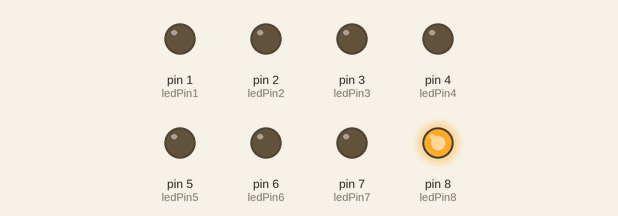
Recording of a sketch running on a simulated Arduino Uno, built with avr-gcc and run on an emulated ATmega328P. On the bench: output pins drawn as LEDs (lit = HIGH).

Above: at 0.2 s.
At 1.2 s:
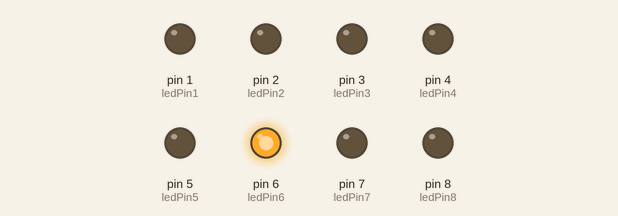
At 1.7 s:
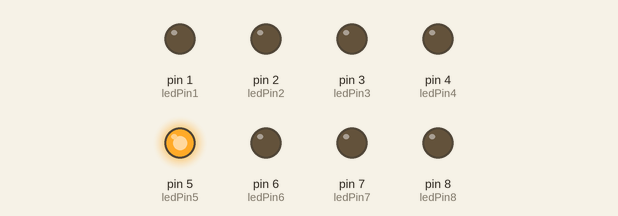
At 2.2 s:
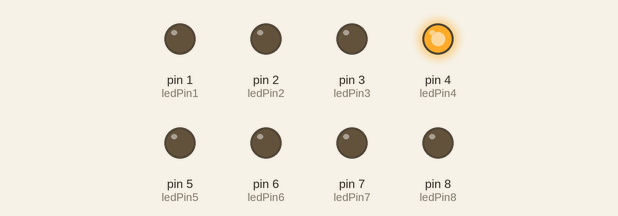
At 3.2 s:
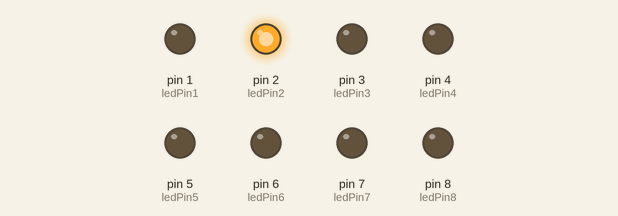
At 4.7 s:
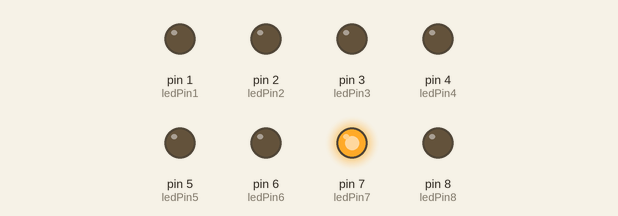
Timing chart, 0 to 5.2 s (numbered marks = the images above):
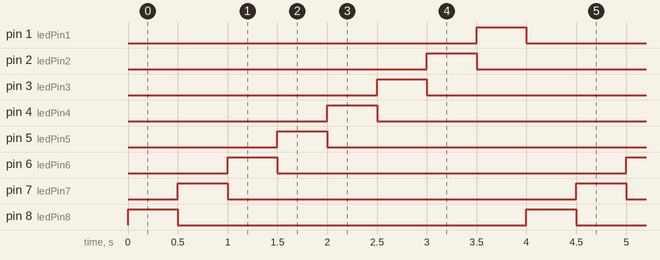

Measured:
- by itself, pin 1 (ledPin1), pin 2 (ledPin2), pin 3 (ledPin3), pin 4 (ledPin4), pin 5 (ledPin5), pin 6 (ledPin6), pin 7 (ledPin7), pin 8 (ledPin8): alternates HIGH for 0.50 s and LOW for 3.5 s
- by itself, everything shown: repeats every 4.0 s, in 9 steps

The sketch:

ledpin8.ino
```cpp
int ledPin1=1;
int ledPin2=2;
int ledPin3=3;
int ledPin4=4;
int ledPin5=5;
int ledPin6=6;
int ledPin7=7;
int ledPin8=8;

void setup() {
pinMode(ledPin1,OUTPUT);
pinMode(ledPin2,OUTPUT);
pinMode(ledPin3,OUTPUT);
pinMode(ledPin4,OUTPUT);
pinMode(ledPin5,OUTPUT);
pinMode(ledPin6,OUTPUT);
pinMode(ledPin7,OUTPUT);
pinMode(ledPin8,OUTPUT);
}

void loop() {

for (int i=8; i >= 1; i--){
      digitalWrite(i,HIGH);
      delay(500);
      digitalWrite(i,LOW);
   }
}
```
